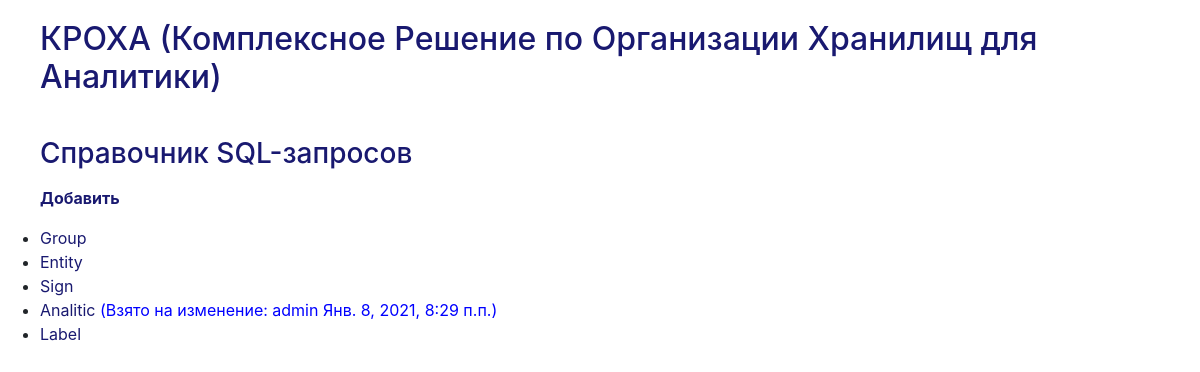
/sqlquery/, run on the app's committed database.
### DWHLegator/models.py (models this page shows, shortened)
class ModelSysFields(models.Model):
    created = models.DateTimeField(null=True,verbose_name = 'Дата и время создания:')
    created_by = models.CharField(max_length = 256,null=True,verbose_name = 'Создано пользователем:')
    modified = models.DateTimeField(default=timezone.now,null=True,verbose_name = 'Дата и время изменения:')
    modified_by = models.CharField(max_length = 256,null=True,verbose_name = 'Изменено пользователем:')
    checked_out = models.DateTimeField(null = True,verbose_name = 'Дата и время взятия на изменение:')
    checked_out_by = models.CharField(max_length = 256,null=True,verbose_name = 'Взято на изменение пользователем:')
    YES = 1
    NO = 0
    DELETED_IN_CHOICES = [(YES,'Да'),(NO,'Нет')]
    deleted = models.IntegerField(default = NO,choices=DELETED_IN_CHOICES,verbose_name='Удалено:')
    class Meta:
        abstract = True

class SQLlist(ModelSysFields):
    sql_name = models.CharField(max_length = 256,unique = True,verbose_name = 'Наименование:')
    checkout_sql = models.TextField(null = True,blank = True,verbose_name = 'CHECKOUT - запрос:')
    checkout_sql_all = models.TextField(null = True,blank = True,verbose_name = 'IMPORT - запрос:')
    checkin_sql = models.TextField(null = True,blank = True,verbose_name = 'CHECKIN - запрос:')

### DWHLegator/sqls.py (the view)
# urls.py: path('sqlquery/', sqls.sql_list, name='sql_list'),
def sql_list(request):
    sqls = SQLlist.objects.all()
    return render(request, 'sql_list.html', {'sqls': sqls})

### DWHLegator/templates/sql_list.html
{% extends 'base.html' %}
{% block content %}
<ul><h3>Справочник SQL-запросов</h3></ul>
<ul><a href="{% url 'sql_add' %}"><b>Добавить</b></a></ul>
<ul class="root">
{% for sql in sqls %}
        <li>
            <a href="{% url 'sql_detail' pk=sql.pk %}">{{ sql.sql_name }}{% if sql.checked_out_by is not Null %} <span style="color: Blue">(Взято на изменение: {{ sql.checked_out_by }} {{ sql.checked_out }})</span>{% endif %}</a>
        </li>
{% endfor %}
</ul>
{% endblock %}

### DWHLegator/static/css/homepage.css (style rules this page uses)
﻿h1,h2,h3,h4,h5,a,a:hover,label { color: Midnightblue; }

### data on the page
SQLlist: sql_name "Group"
SQLlist: sql_name "Entity"
SQLlist: sql_name "Sign"
SQLlist: sql_name "Analitic", checked_out_by "admin", checked_out "Янв. 8, 2021, 8:29 п.п."
SQLlist: sql_name "Label"
